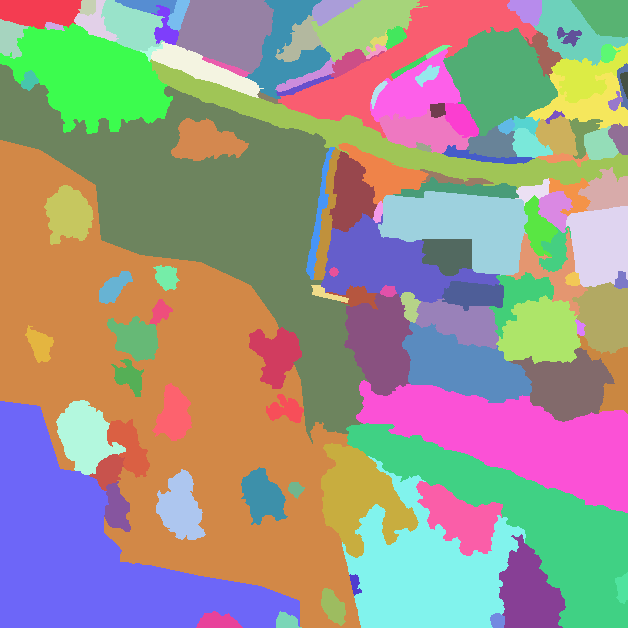
#> input picture daten/landseg/T0/fassung-c/abgabe/r0c0/labels.tif, 628 x 628 px, found by its file name
$ python bau_urteil_v4.py
#> lines starting #> are read from the running program, lines starting #| are printed output that depends on the picture
import json
import numpy as np
from PIL import Image, ImageDraw, ImageFont
from scipy import ndimage

D = "C:/Users/Phil/Developement/Victor/daten/landseg/H0"
VB = D + "/viertel/r0c0/v4/"
OUT = D + "/b-kategorien-frei/urteil/r0c0/v4/"
lab = np.array(Image.open(D + "/b-kategorien-frei/r0c0/labels.tif"))
#> lab is the input picture: shape (628, 628) int32; 128 distinct labels, from 1 to 128
img = np.array(Image.open(D + "/teilkacheln/r0c0.png").convert("L"))
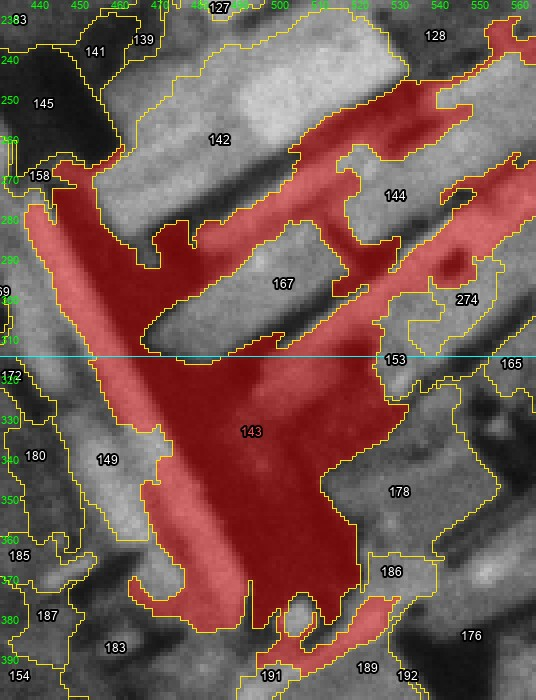
#> input picture daten/landseg/H0/b-kategorien-frei/urteil/r0c0/v4/nah_1.jpg, 536 x 700 px, given in place of r0c0.png, which was not available
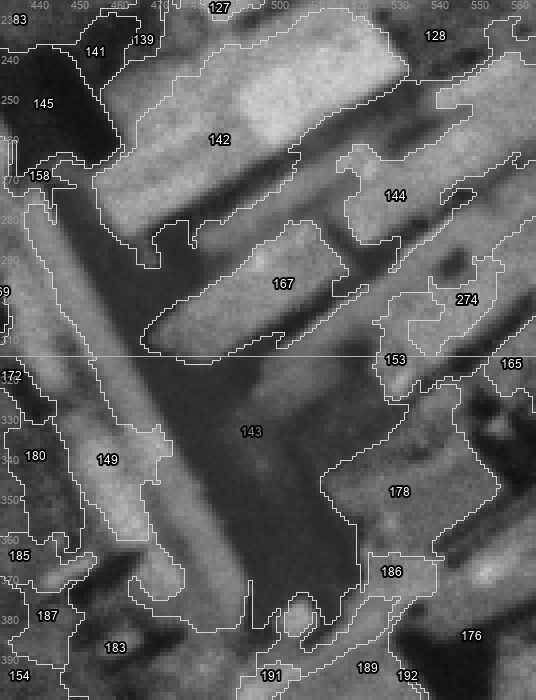
#> img: shape (700, 536); min 0, max 255, mean 95.9
seg = {s["id"]: s for s in json.load(open(D + "/b-kategorien-frei/r0c0/segmente.json", encoding="utf-8"))["segmente"]}
#> (reads daten/landseg/T0/fassung-c/abgabe/r0c1/segmente.json from the repository)

U, R, K = VB + "uebersicht_nummern.jpg", VB + "uebersicht_roh.jpg", VB + "uebersicht_kontrast.jpg"
N1, N2, N3, N4 = VB + "nah1_nummern.jpg", VB + "nah2_nummern.jpg", VB + "nah3_nummern.jpg", VB + "nah4_nummern.jpg"
R2, R4 = VB + "nah2_roh.jpg", VB + "nah4_roh.jpg"
E4, E5, K2 = OUT + "nah_4.jpg", OUT + "nah_5.jpg", OUT + "kontrast_2.jpg"

KL = {
    "EINZELBAUM": ("Gehölz", "Baum", "Einzelbaum"),
    "BAUMREIHE": ("Gehölz", "Baumreihe", "Baumreihe"),
    "GEBUESCH": ("Gehölz", "Gebüsch", "Gebüsch"),
    "HECKE": ("Gehölz", "Gebüsch", "Hecke"),
    "WEGRAIN": ("Grünfläche", "Saum", "Wegrain"),
    "FELDRAIN": ("Grünfläche", "Saum", "Feldrain"),
    "HOF": ("Bebauung", "Hof", "Hof"),
    "GEBAEUDE": ("Bebauung", "Gebäude", "Gebäude"),
    "STRASSE": ("Verkehrsfläche", "Straße", "Straße"),
    "GASSE": ("Verkehrsfläche", "Weg", "Gasse"),
    "FELDWEG": ("Verkehrsfläche", "Weg", "Feldweg"),
    "BANKETT": ("Verkehrsfläche", "Straßenrand", "Bankett"),
    "FELD": ("Landwirtschaft", "Feld", "Feld"),
}
KLASSEN_FREI = [
    ("Bebauung", "grob", None, "Gebäude und Höfe im Ort: helle Dachflächen mit scharfen Kanten und harten Schatten, dazwischen graue Höfe."),
    ("Verkehrsfläche", "grob", None, "Helle, glatte, linienförmige Bänder ohne Textur."),
    ("Gehölz", "grob", None, "Sehr dunkle, rundliche oder gereihte Flecken mit Schlagschatten."),
    ("Grünfläche", "grob", None, "Mittelgraue, leicht fleckige Streifen ohne Bewirtschaftungsmuster zwischen Feld, Weg und Gehölz."),
    ("Landwirtschaft", "grob", None, "Große, gleichmäßig graue Flächen mit feinem Korn und Streifen der Bewirtschaftung."),
    ("Gebäude", "mittel", "Bebauung", "Hell oder mittelgrau mit geraden Kanten und dunklem Schlagschatten an einer Seite."),
    ("Hof", "mittel", "Bebauung", "Gleichmäßig graue oder beschattete Fläche zwischen Gebäuden, ohne Dachkanten."),
    ("Straße", "mittel", "Verkehrsfläche", "Breites helles Band (über 8 Bildpunkte), durchgehend, mit glatten Rändern."),
    ("Weg", "mittel", "Verkehrsfläche", "Schmales helles Band (unter 8 Bildpunkte)."),
    ("Straßenrand", "mittel", "Verkehrsfläche", "Schmaler grauer Saum direkt an der Fahrbahn."),
    ("Baum", "mittel", "Gehölz", "Einzelne dunkle runde Krone mit Schatten."),
    ("Baumreihe", "mittel", "Gehölz", "Mehrere dunkle Kronen in einer Reihe, dazwischen heller Boden."),
    ("Gebüsch", "mittel", "Gehölz", "Dunkle, unregelmäßige, kleinere Flecken ohne klare Einzelkrone."),
    ("Saum", "mittel", "Grünfläche", "Grauer Streifen zwischen Feld und Weg oder Gehölz."),
    ("Feld", "mittel", "Landwirtschaft", "Große Fläche mit feinem Korn; Acker oder Grünland auf Schwarz-Weiß nicht zu trennen."),
    ("Gebäude", "fein", "Gebäude", "wie mittlere Ebene."),
    ("Hof", "fein", "Hof", "wie mittlere Ebene."),
    ("Straße", "fein", "Straße", "wie mittlere Ebene; Belag nicht erkennbar."),
    ("Gasse", "fein", "Weg", "Schmales helles Band zwischen Höfen, von der Straße abzweigend."),
    ("Feldweg", "fein", "Weg", "Schmales helles Band am Feldrand."),
    ("Bankett", "fein", "Straßenrand", "Grauer Rand unmittelbar neben der hellen Fahrbahn."),
    ("Einzelbaum", "fein", "Baum", "Einzelne dunkle runde Krone, oft mit hellem Fleck daneben."),
    ("Baumreihe", "fein", "Baumreihe", "wie mittlere Ebene."),
    ("Gebüsch", "fein", "Gebüsch", "wie mittlere Ebene."),
    ("Hecke", "fein", "Gebüsch", "Dunkles schmales Band entlang einer Straße oder Feldgrenze."),
    ("Wegrain", "fein", "Saum", "Grauer Streifen zwischen Feld und Straße oder Weg."),
    ("Feldrain", "fein", "Saum", "Grauer Streifen am Feldrand ohne Weg daneben."),
    ("Feld", "fein", "Feld", "wie mittlere Ebene."),
]

V = 100000
# id, Klasse, sicher, urteil, was_ist_es, punkte[(art, text, (x,y), flaeche)], bilder
S = [
 (V+172, "EINZELBAUM", False, "sauber", "Dunkle runde Krone am Westrand der Straße, Fortsetzung der Baumreihe 169.", [], [U, R, N1]),
 (V+180, "WEGRAIN", False, "sauber", "Mittelgrauer Streifen mit einzelnen dunklen Flecken zwischen Feld 154 und Straße 149.", [], [U, R, N1, N2]),
 (V+143, "HOF", False, "nicht_sauber", "Beschattete Hofflächen zwischen den Längsbauten in v2 und ein großer dunkler Keil östlich der Straße; das helle Straßenband ist als 276/279 abgetrennt.", [
     ("sonstiges", "Dunkler Keil 470–530/300–390 ist Schlagschatten der Bauten oder dunkler Boden; ohne Bildkante dazwischen nicht teilbar, darum im Hofsegment gelassen.", (500, 350), None)], [U, R, N2, E4]),
 (V+276, "STRASSE", False, "sauber", "Helles Band östlich von 149 (neu aus 143), durch eine dunkle Linie von 149 getrennt: zweite Fahrbahnhälfte oder Gehweg.", [], [U, R, N2]),
 (V+279, "STRASSE", False, "sauber", "Kurzes Stück desselben hellen Bands südlich von 276 (neu aus 143).", [], [U, N2]),
 (V+178, "HOF", False, "sauber", "Gleichmäßig mittelgraue Fläche mit leichter Körnung zwischen 143 und 176: Hof oder Garten.", [], [U, R, N2, E4]),
 (V+165, "GEBAEUDE", False, "sauber", "Kernstück (551–563/318–338) eines Baus, dessen Hauptteil in r0c1 liegt; im Kern vor allem Schattenseite.", [], [U, E4]),
 (V+185, "WEGRAIN", False, "sauber", "Grauer Fleck am Straßenrand mit einem kleinen hellen Längsobjekt 444–454/365–370 (Schuppen, Fahrzeug oder Haufen).", [], [U, R, N1, N2]),
 (V+187, "WEGRAIN", False, "sauber", "Mittelgrauer Streifen zwischen Feld 154 und Baumreihe 183.", [], [U, R, N1]),
 (V+183, "BAUMREIHE", False, "nicht_sauber", "Reihe dunkler Kronen mit Schatten westlich der Einmündung, dazwischen heller offener Boden.", [
     ("trennen", "Dunkle Kronen (447–502/364–443) und helle Bodenflecken (etwa 466–474/415–424) stecken in einem Segment; die Einzelkronen sind nicht scharf genug getrennt, darum nicht geteilt.", (480, 410), None)], [U, R, K, N2, K2]),
 (V+191, "STRASSE", False, "sauber", "Helle Mitte der Einmündung der Gasse 186 in die Straße.", [], [U, N2, E4]),
 (V+189, "HOF", False, "sauber", "Gleichmäßig hellgraue Fläche südlich der Gasse (499–534/379–421): Hof oder offener Platz.", [], [U, R, N2, E4]),
 (V+186, "GASSE", False, "sauber", "Schmale helle Gasse von der Einmündung nach Nordost samt grauem Rand.", [], [U, N2, E4]),
 (V+194, "GEBUESCH", False, "sauber", "Dunkler Buschfleck mit grauem Rand zwischen Baumreihe 183 und Feld.", [], [U, N2, K2]),
 (V+199, "FELDRAIN", False, "sauber", "Gleichmäßig grauer, etwas hellerer Rand des Feldes 195 vor der Baumreihe.", [], [U, N2, K2]),
 (V+193, "STRASSE", False, "sauber", "Hellgrauer Teil der Einmündung zwischen 191 und Straße 198.", [], [U, N2, K2]),
 (V+198, "STRASSE", True, "sauber", "Breite helle Straße nach Südost von der Einmündung bis über den unteren Kernrand.", [], [U, R, N2, N4, R4]),
 (V+196, "HOF", False, "sauber", "Kleine graue Fläche mit Schattenfleck zwischen Platz 189 und Hof 176.", [], [U, N2, R2]),
 (V+192, "HOF", False, "sauber", "Kleine graue Hoffläche am Rand von 176.", [], [U, N2, E4]),
 (V+176, "HOF", False, "nicht_sauber", "Höfe mit hellen Längsbauten (Streckhöfe) östlich der Straße, Hauptteil im Kontextrand (r0c1/r1c1).", [
     ("trennen", "Helle Längsbauten 535–563/387–424 und 544–563/442–486 stecken im Hofsegment; nicht geteilt, weil sie über den Kernrand reichen und ein Schnitt nur im Kern die Naht verletzen würde.", (552, 462), None)], [U, R, N2, N4, R4]),
 (V+207, "GEBUESCH", False, "sauber", "Dunkle Busch- oder Baumgruppe am Feldrand an der Straße.", [], [U, N4, K2]),
 (V+201, "WEGRAIN", False, "sauber", "Grauer Streifen mit dunklen Stellen zwischen Feld 195 und Straße 198.", [], [U, N4, R4]),
 (V+209, "GEBUESCH", False, "sauber", "Nur 4 Bildpunkte im Kern; Rand einer dunklen Gehölzgruppe in r0c1.", [], [U, N4]),
 (V+216, "EINZELBAUM", False, "nicht_sauber", "Dunkle runde Krone an der Feldecke unten links, links daneben heller Streifen.", [
     ("fremdes", "Heller Streifen 366–373/526–538 links der Krone gehört zum Feldweg 220.", (369, 532), 60)], [U, R, N3, E5]),
 (V+195, "FELD", False, "nicht_sauber", "Großes gleichmäßig graues Feld mit feinen hellen Linien südöstlich von Feld 154.", [
     ("grenze", "Grenze zu 154 läuft zackig ohne Bildkante (etwa 340/450 bis 440/400) durch eine einheitliche Fläche; ein dunklerer Bewirtschaftungsstreifen läuft ungebrochen von 195 nach 154.", (380, 445), None)], [U, R, K, N1, N3, N4, K2]),
 (V+210, "HECKE", False, "sauber", "Dunkles Band entlang des Straßenrands (509–547/473–536): Hecke oder Gehölzstreifen mit Schatten.", [], [U, N4, R4]),
 (V+214, "WEGRAIN", False, "sauber", "Mittelgrauer Streifen zwischen Hecke 210 und Straße 198.", [], [U, N4, R4]),
 (V+211, "GEBUESCH", False, "sauber", "Dunkler Streifen am rechten Kernrand östlich der Straße, Rand der Gehölzgruppe 209 oder Schatten.", [], [U, N4, R4]),
 (V+218, "GEBUESCH", False, "sauber", "Dunkle rundliche Flecken am unteren rechten Kernrand neben der Straße.", [], [U, N4, R4]),
 (V+215, "HOF", False, "sauber", "Nur 22 Bildpunkte im Kern; Rand einer grauen Fläche östlich der Straße in r0c1.", [], [U, N4]),
 (V+224, "FELDRAIN", False, "sauber", "Kleiner grauer Randstreifen links des Feldwegs 220 am unteren Kernrand.", [], [U, N3, E5]),
 (V+220, "FELDWEG", False, "sauber", "Heller schmaler Streifen nach Süden an der Feldecke unten links.", [], [U, R, N3, E5]),
 (V+225, "GEBUESCH", False, "sauber", "Kleiner dunkler Fleck am unteren Kernrand rechts des Feldwegs.", [], [U, N3, E5]),
 (V+219, "FELD", False, "sauber", "Hellere Parzelle unter Feld 195 mit klarer Kante: eigene Bewirtschaftung.", [], [U, R, N4, R4]),
 (V+228, "FELD", False, "sauber", "Nur 21 Bildpunkte im Kern; Teil der hellen Parzelle wie 219.", [], [U, N4]),
 (V+229, "BANKETT", False, "sauber", "Nur 19 Bildpunkte im Kern am unteren Kernrand neben der Straße.", [], [U, N4]),
]

EINGRIFFE = [
 {"schritt": "teilen", "vorher": [V+143], "nachher": [V+143, V+275, V+276, V+277, V+278, V+279],
  "grund": "Das helle Straßenband östlich von 149 (436–478/272–352) steckte im beschatteten Hofsegment 143 und wurde entlang seiner Ostkante abgeschnitten."},
 {"schritt": "verschmelzen", "vorher": [V+143, V+275, V+277, V+278], "nachher": [V+143],
  "grund": "Drei kleine Splitter des Schnitts ohne eigene Bildkante wieder dem Hofsegment 143 zugeschlagen."},
]
NAHT = [
 {"id": V+176, "seite": "rechts", "text": "Hofsegment 176 reicht weit nach r0c1/r1c1 und enthält helle Längsbauten über den Kernrand; dort einheitlich teilen, nicht nur im Kern."},
 {"id": V+198, "seite": "unten", "text": "Straße 198 läuft über den unteren rechten Kernrand weiter; Klasse Straße auf beiden Seiten."},
 {"id": V+195, "seite": "unten", "text": "Feld 195 reicht über den unteren Kernrand nach r1c0/r1c1; Klasse Feld auf beiden Seiten."},
 {"id": V+165, "seite": "rechts", "text": "Gebäude 165 liegt zum größten Teil in r0c1; die Klasse Gebäude gilt nur, wenn r0c1 den Bau ebenso sieht."},
]
UNSICHER = [
 "100154 (v3): Grenze zu 195 ohne Bildkante; dieselbe Feldfläche, gemeinsame Klasse Feld.",
 "100149 (v2): Straßenband westlich von 276; gleiche Klasse Straße wie 276/279.",
 "100169 (v2): dunkle Krone, mit 172 eine Baumreihe am Westrand der Straße.",
]
NICHT_GEPRUEFT = [
 "Naht zu r0c1, r1c0 und r1c1 nur von dieser Seite angesehen.",
 "Der Schnitt an 143 wurde vom ersten Bearbeiter dieses Viertels gesetzt; ich habe ihn am Bild nachgesehen (umriss.jpg, nah2), nicht neu gesetzt.",
]
OFFEN = [
 "Felder 195, 219, 228 und Saum 199: Acker oder Grünland auf Schwarz-Weiß nicht zu trennen; im Farbbild entscheidet Grün gegen Braun und Furchenmuster.",
 "Straßen 198, 276, 279, 191, 193 und Gasse 186: Belag nicht bestimmbar; 276 könnte Gehweg statt Fahrbahn sein.",
 "143: dunkler Keil 470–530/300–390 Schatten oder dunkler Boden; im Farbbild bzw. bei anderem Sonnenstand zu klären.",
 "183, 194, 207, 209, 210, 211, 216, 218, 225: Baum, Busch, Hecke oder Graben mit Schatten; im Farbbild Grün der Kronen.",
 "178, 189, 192, 196: Hof, Garten oder Platz nicht zu trennen; im Farbbild Pflaster gegen Rasen.",
 "185: kleines helles Längsobjekt 444–454/365–370 (Schuppen, Fahrzeug, Haufen) nicht bestimmbar und unter der Mindestfläche.",
 "Grenze 154|195 zackig ohne Bildkante: beide gleiche Klasse Feld; Grenze besser entlang eines Bewirtschaftungsstreifens oder Zusammenlegung (betrifft 154 in v3).",
]

# --- Bilder ---
FX, FY, FW, F = 282, 282, 314, 3
font = ImageFont.truetype("arial.ttf", 15)
fontk = ImageFont.truetype("arial.ttf", 13)

def basis(kontrast=False):
    a = img[FY:FY+FW, FX:FX+FW].astype(float)
    big = np.kron(a, np.ones((F, F))).astype(np.uint8)
    return np.stack([big]*3, -1)

def kanten(l):
    lb = np.kron(l, np.ones((F, F), dtype=l.dtype))
    e = np.zeros(lb.shape, bool)
    e[:, 1:] |= lb[:, 1:] != lb[:, :-1]
    e[1:, :] |= lb[1:, :] != lb[:-1, :]
    return e

def viertel(d):
    d.rectangle([(314-FX)*F, (314-FY)*F, (564-FX)*F, (564-FY)*F], outline=(0, 255, 255), width=2)

def kopf(im, text):
    d = ImageDraw.Draw(im)
    d.rectangle([0, 0, im.width, 22], fill=(0, 0, 0))
    d.text((4, 3), text, fill=(255, 255, 0), font=font)

l = lab[FY:FY+FW, FX:FX+FW]
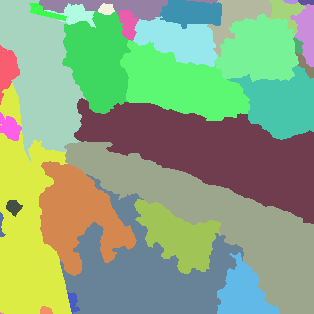
#> l: shape (314, 314) int32; 33 distinct labels, from 70 to 127; one colour per label, 0 black
ids = [s[0] for s in S]

im = Image.fromarray(basis()); viertel(ImageDraw.Draw(im)); kopf(im, "r0c0 v4: Rohbild, Viertel cyan (x 314–563, y 314–563)")
#> in basis, `a = img[FY:FY+FW, FX:FX+FW].astype(float)`:
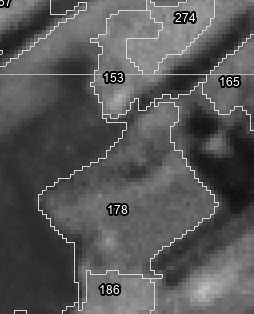
#> a: shape (314, 254) float64; min 0, max 255, mean 87.6
#> in basis, `big = np.kron(a, np.ones((F, F))).astype(np.uint8)`:
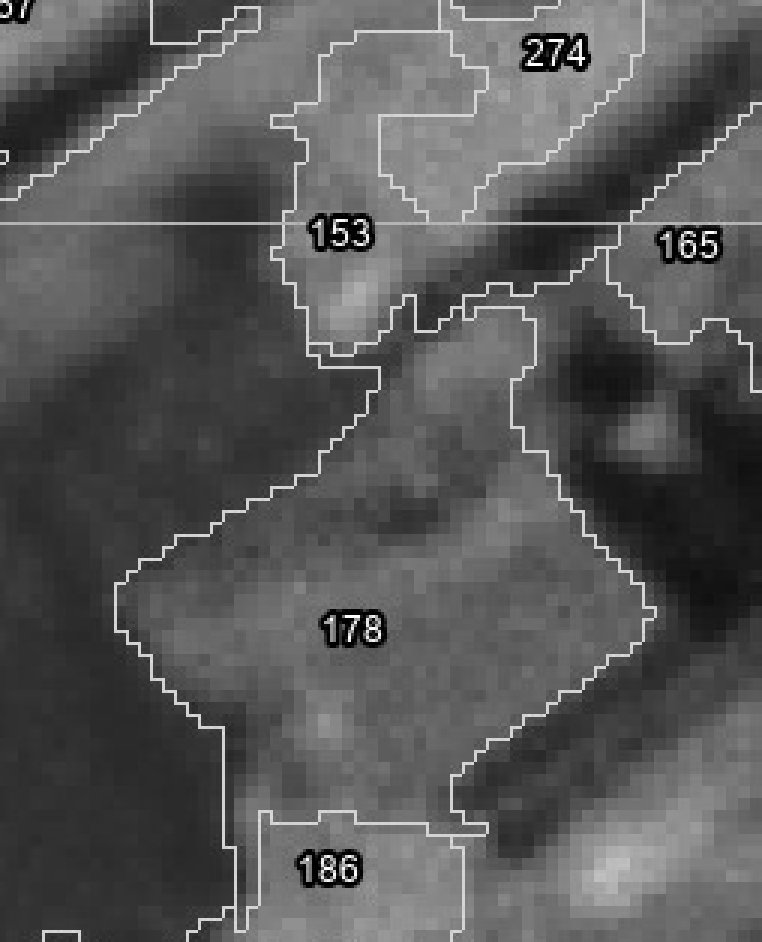
#> big: shape (942, 762); min 0, max 255, mean 87.6
#> after `kopf(im, 'r0c0 v4: Rohbild, Viertel cyan (x 314–563, y 314–563)')`:
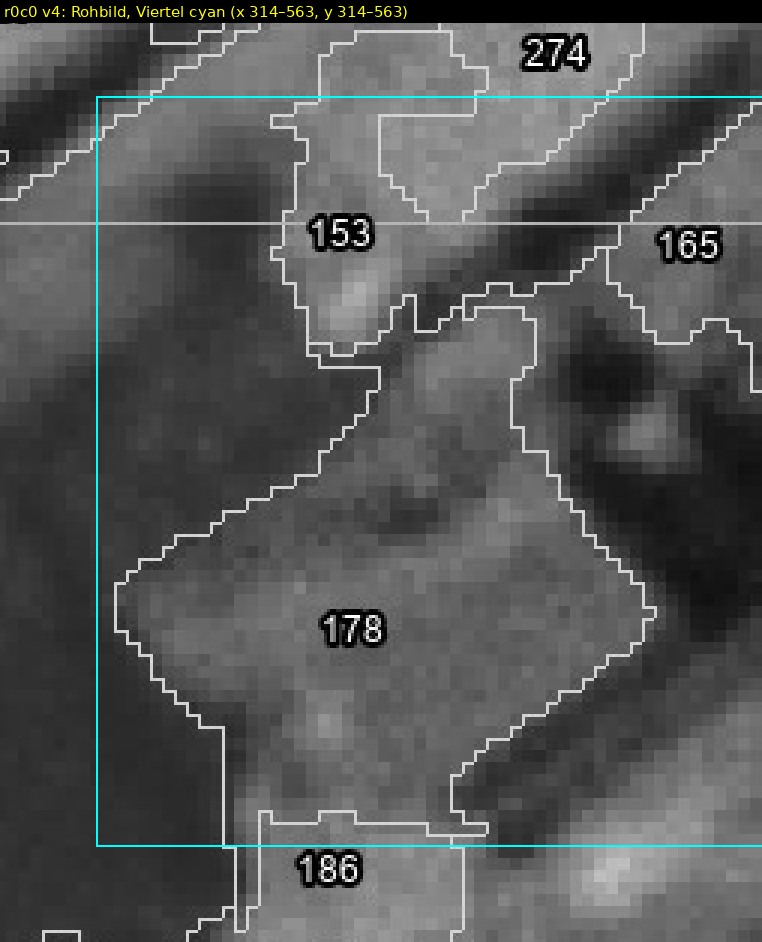
#> im: PIL image 762x942 RGB; mean R, G, B 84.6, 86.1, 85.7
im.save(OUT + "roh.jpg", quality=90)

def labels_zeichnen(d, l, farbe=lambda i: (255, 255, 255), text=lambda i: str(i % 100000)):
    for i in np.unique(l):
        m = l == i
        if m.sum() < 10:
            continue
        dist = ndimage.distance_transform_edt(np.pad(m, 1))[1:-1, 1:-1]
        yy, xx = np.unravel_index(dist.argmax(), m.shape)
        t = text(i)
        if t:
            d.text((xx*F - 10, yy*F - 7), t, fill=farbe(i), font=fontk, stroke_width=2, stroke_fill=(0, 0, 0))

rgb = basis(); rgb[kanten(l)] = [255, 230, 0]
#> (the run stopped early here; a loop or call above may not have finished)
